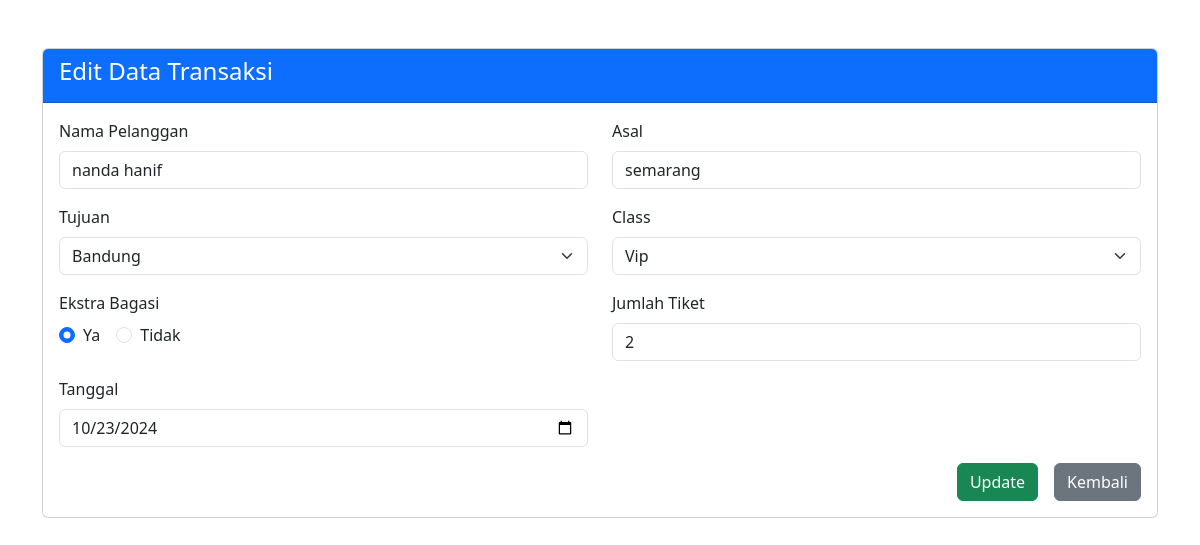
The app's page /edit1.php?id=42 with its own data.
### tables this page shows
CREATE TABLE `transaksi` (
  `id_transaksi` int(3) NOT NULL,
  `nama` varchar(50) NOT NULL,
  `asal` varchar(50) NOT NULL,
  `tujuan` enum('jakarta','bandung','surabaya','') NOT NULL,
  `class` enum('vip','panoramic','ekonomi','') NOT NULL,
  `jumlah` int(3) NOT NULL,
  `bagasi` enum('yes','tidak') NOT NULL,
  `total` int(7) NOT NULL,
  `tgl` date NOT NULL
);

### edit1.php (the view, shortened to what this page needs)
<?php
include 'koneksi.php';
$id_transaksi = $_GET['id'];
$query = "SELECT * FROM transaksi WHERE id_transaksi = $id_transaksi";
$sql = mysqli_query($conn, $query);
$result = mysqli_fetch_assoc($sql);
?>
<!DOCTYPE html>
<html lang="en">
<head>
    <link href="https://cdn.jsdelivr.net/npm/bootstrap@5.3.3/dist/css/bootstrap.min.css" rel="stylesheet">
</head>
<body>
<div class="container my-5">
    <div class="card">
        <div class="card-header bg-primary text-white">
            <h4>Edit Data Transaksi</h4>
        </div>
        <div class="card-body">
            <form action="" method="post">
                <div class="row mb-3">
                    <div class="col-md-6">
                        <label class="form-label">Nama Pelanggan</label>
                        <input type="text" class="form-control" name="nama" value="<?php echo $result['nama']; ?>">
                    </div>
                    <div class="col-md-6">
                        <label class="form-label">Asal</label>
                        <input type="text" class="form-control" name="asal" value="<?php echo $result['asal']; ?>">
                    </div>
                </div>
                <div class="row mb-3">
                    <div class="col-md-6">
                        <label class="form-label">Tujuan</label>
                        <select class="form-select" name="tujuan">
                            <option selected value="<?php echo $result['tujuan']; ?>"><?php echo ucfirst($result['tujuan']); ?></option>
                        </select>
                    </div>
                    <div class="col-md-6">
                        <label class="form-label">Class</label>
                        <select class="form-select" name="class">
                            <option selected value="<?php echo $result['class']; ?>"><?php echo ucfirst($result['class']); ?></option>
                        </select>
                    </div>
                </div>
                <div class="row mb-3">
                    <div class="col-md-6">
                        <label class="form-label">Ekstra Bagasi</label>
                        <div class="d-flex">
                            <div class="form-check me-3">
                                <input class="form-check-input" type="radio" name="bagasi" value="yes" <?php if ($result['bagasi'] == 'yes') echo 'checked'; ?>>
                                <label class="form-check-label">Ya</label>
                            </div>
                            <div class="form-check">
                                <input class="form-check-input" type="radio" name="bagasi" value="tidak" <?php if ($result['bagasi'] == 'tidak') echo 'checked'; ?>>
                                <label class="form-check-label">Tidak</label>
                            </div>
                        </div>
                    </div>
                    <div class="col-md-6">
                        <label class="form-label">Jumlah Tiket</label>
                        <input type="number" class="form-control" name="jumlah" value="<?php echo $result['jumlah']; ?>">
                    </div>
                </div>
                <div class="row mb-3">
                    <div class="col-md-6">
                        <label class="form-label">Tanggal</label>
                        <input type="date" class="form-control" name="tanggal" value="<?php echo date('Y-m-d', strtotime($result['tgl'])); ?>">
                    </div>
                </div>
                <div class="d-flex justify-content-end">
                    <button type="submit" name="update" class="btn btn-success">Update</button>
                    <a href="index.php?page=soal6" class="btn btn-secondary ms-3">Kembali</a>
                </div>
            </form>
        </div>
    </div>
</div>
</body>
</html>

### records on screen
transaksi: nama "nanda hanif", asal "semarang", tujuan "Bandung", class "Vip", bagasi "☑", jumlah "2", tanggal "10/23/2024"
